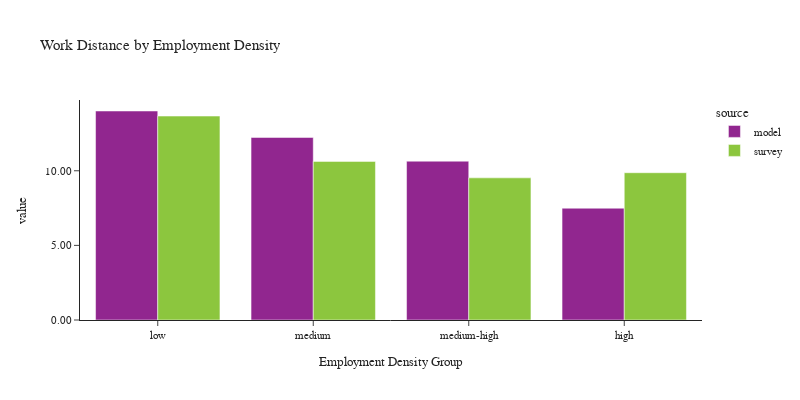

This figure's notebook cell:
### Code cell
plot_work_location(df_workers, 'emp_density_group', 'Employment Density', 'Employment Density Group')

### Figure 1 — Plotly figure (JSON) as saved in the notebook; plotly's stock layout.template omitted (floating-point values rounded to 4 significant figures)
{"data": [{"alignmentgroup": "True", "customdata": [[580395], [584595], [552505], [505666]], "hovertemplate": "source=model<br>emp_density_group=%{x}<br>value=%{y}<br>sample count=%{customdata[0]}<extra></extra>", "legendgroup": "model", "marker": {"color": "#91268F", "pattern": {"shape": ""}}, "name": "model", "offsetgroup": "model", "orientation": "v", "showlegend": true, "textposition": "auto", "type": "bar", "x": ["low", "medium", "medium-high", "high"], "xaxis": "x", "y": [14.01, 12.23, 10.64, 7.492], "yaxis": "y"}, {"alignmentgroup": "True", "customdata": [[938], [792], [664], [429]], "hovertemplate": "source=survey<br>emp_density_group=%{x}<br>value=%{y}<br>sample count=%{customdata[0]}<extra></extra>", "legendgroup": "survey", "marker": {"color": "#8CC63E", "pattern": {"shape": ""}}, "name": "survey", "offsetgroup": "survey", "orientation": "v", "showlegend": true, "textposition": "auto", "type": "bar", "x": ["low", "medium", "medium-high", "high"], "xaxis": "x", "y": [13.67, 10.63, 9.525, 9.87], "yaxis": "y"}], "layout": {"barmode": "group", "font": {"size": 11}, "height": 400, "legend": {"title": {"text": "source"}, "tracegroupgap": 0}, "title": {"text": "Work Distance by Employment Density"}, "width": 800, "xaxis": {"anchor": "y", "domain": [0.0, 1.0], "title": {"text": "Employment Density Group"}}, "yaxis": {"anchor": "x", "domain": [0.0, 1.0], "tickformat": ".2f", "title": {"text": "value"}}}}
